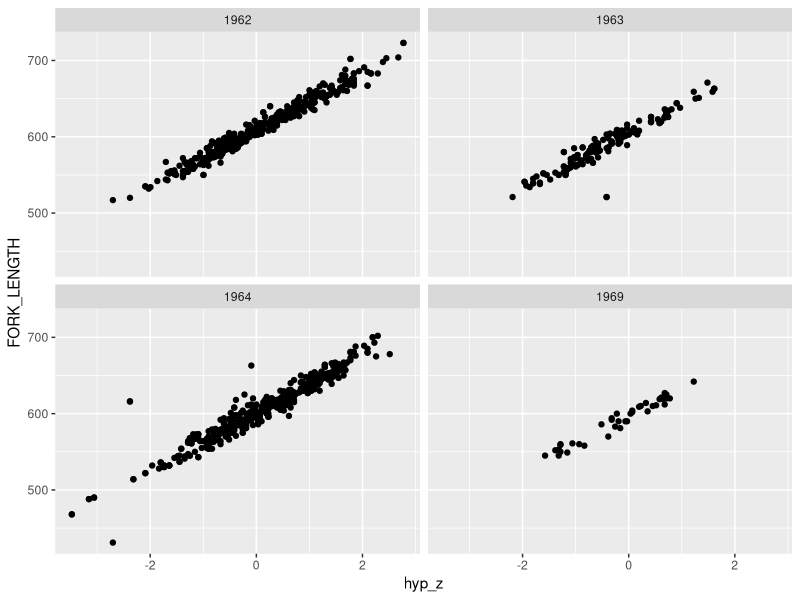

R code for this plot:
## Hypural-fork length comparison
# Some years only have HL data; what are consequences of using transformed FL
# data based on these values
# March 24, 2020
# -------------------------------------------------

library(tidyverse)
library(lme4)

fl_dat <- read.csv(here::here("data", "hyp_FL_comparison_bilton.csv")) %>% 
  mutate(year_f = as.factor(YEAR),
         hyp_z = scale(HYP_LEN))

ggplot(fl_dat) +
  geom_point(aes(x = hyp_z, y = FORK_LENGTH)) +
  facet_wrap(~year_f)

mod <- lmer(FORK_LENGTH ~ hyp_z + (1 | year_f), data = fl_dat)
modb <- lmer(FORK_LENGTH ~ hyp_z + (1 + hyp_z | year_f), data = fl_dat)
mod2 <- lm(FORK_LENGTH ~ hyp_z, data = fl_dat)

summary(mod)
summary(mod2)
